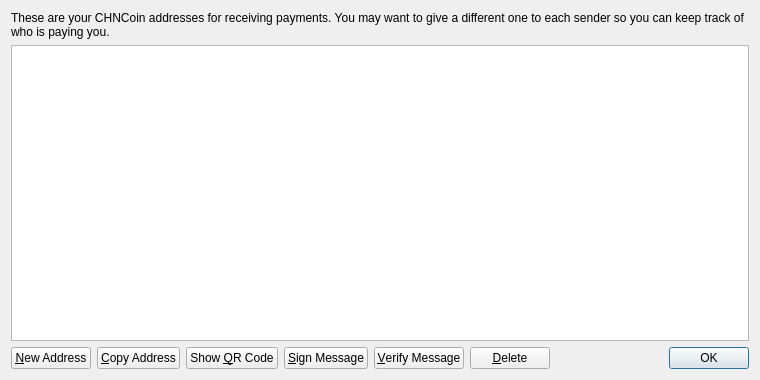
<?xml version="1.0" encoding="UTF-8"?>
<ui version="4.0">
 <class>AddressBookPage</class>
 <widget class="QWidget" name="AddressBookPage">
  <property name="geometry">
   <rect>
    <x>0</x>
    <y>0</y>
    <width>760</width>
    <height>380</height>
   </rect>
  </property>
  <property name="windowTitle">
   <string>Address Book</string>
  </property>
  <layout class="QVBoxLayout" name="verticalLayout">
   <item>
    <widget class="QLabel" name="labelExplanation">
     <property name="text">
      <string>These are your CHNCoin addresses for receiving payments. You may want to give a different one to each sender so you can keep track of who is paying you.</string>
     </property>
     <property name="textFormat">
      <enum>Qt::PlainText</enum>
     </property>
     <property name="wordWrap">
      <bool>true</bool>
     </property>
    </widget>
   </item>
   <item>
    <widget class="QTableView" name="tableView">
     <property name="contextMenuPolicy">
      <enum>Qt::CustomContextMenu</enum>
     </property>
     <property name="toolTip">
      <string>Double-click to edit address or label</string>
     </property>
     <property name="tabKeyNavigation">
      <bool>false</bool>
     </property>
     <property name="alternatingRowColors">
      <bool>true</bool>
     </property>
     <property name="selectionMode">
      <enum>QAbstractItemView::SingleSelection</enum>
     </property>
     <property name="selectionBehavior">
      <enum>QAbstractItemView::SelectRows</enum>
     </property>
     <property name="sortingEnabled">
      <bool>true</bool>
     </property>
     <attribute name="verticalHeaderVisible">
      <bool>false</bool>
     </attribute>
    </widget>
   </item>
   <item>
    <layout class="QHBoxLayout" name="horizontalLayout">
     <item>
      <widget class="QPushButton" name="newAddressButton">
       <property name="toolTip">
        <string>Create a new address</string>
       </property>
       <property name="text">
        <string>&amp;New Address</string>
       </property>
       <property name="icon">
        <iconset resource="../bitcoin.qrc">
         <normaloff>:/icons/add</normaloff>:/icons/add</iconset>
       </property>
      </widget>
     </item>
     <item>
      <widget class="QPushButton" name="copyToClipboard">
       <property name="toolTip">
        <string>Copy the currently selected address to the system clipboard</string>
       </property>
       <property name="text">
        <string>&amp;Copy Address</string>
       </property>
       <property name="icon">
        <iconset resource="../bitcoin.qrc">
         <normaloff>:/icons/editcopy</normaloff>:/icons/editcopy</iconset>
       </property>
      </widget>
     </item>
     <item>
      <widget class="QPushButton" name="showQRCode">
       <property name="text">
        <string>Show &amp;QR Code</string>
       </property>
       <property name="icon">
        <iconset resource="../bitcoin.qrc">
         <normaloff>:/icons/qrcode</normaloff>:/icons/qrcode</iconset>
       </property>
      </widget>
     </item>
     <item>
      <widget class="QPushButton" name="signMessage">
       <property name="toolTip">
        <string>Sign a message to prove you own a Bitcoin address</string>
       </property>
       <property name="text">
        <string>&amp;Sign Message</string>
       </property>
       <property name="icon">
        <iconset resource="../bitcoin.qrc">
         <normaloff>:/icons/edit</normaloff>:/icons/edit</iconset>
       </property>
      </widget>
     </item>
     <item>
      <widget class="QPushButton" name="verifyMessage">
       <property name="toolTip">
        <string>Verify a message to ensure it was signed with a specified Bitcoin address</string>
       </property>
       <property name="text">
        <string>&amp;Verify Message</string>
       </property>
       <property name="icon">
        <iconset resource="../bitcoin.qrc">
         <normaloff>:/icons/transaction_0</normaloff>:/icons/transaction_0</iconset>
       </property>
      </widget>
     </item>
     <item>
      <widget class="QPushButton" name="deleteButton">
       <property name="toolTip">
        <string>Delete the currently selected address from the list. Only sending addresses can be deleted.</string>
       </property>
       <property name="text">
        <string>&amp;Delete</string>
       </property>
       <property name="icon">
        <iconset resource="../bitcoin.qrc">
         <normaloff>:/icons/remove</normaloff>:/icons/remove</iconset>
       </property>
      </widget>
     </item>
     <item>
      <spacer name="horizontalSpacer">
       <property name="orientation">
        <enum>Qt::Horizontal</enum>
       </property>
       <property name="sizeHint" stdset="0">
        <size>
         <width>40</width>
         <height>20</height>
        </size>
       </property>
      </spacer>
     </item>
     <item>
      <widget class="QDialogButtonBox" name="buttonBox">
       <property name="sizePolicy">
        <sizepolicy hsizetype="Maximum" vsizetype="Fixed">
         <horstretch>0</horstretch>
         <verstretch>0</verstretch>
        </sizepolicy>
       </property>
       <property name="standardButtons">
        <set>QDialogButtonBox::Ok</set>
       </property>
      </widget>
     </item>
    </layout>
   </item>
  </layout>
 </widget>
 <resources>
  <include location="../bitcoin.qrc"/>
 </resources>
 <connections/>
</ui>
